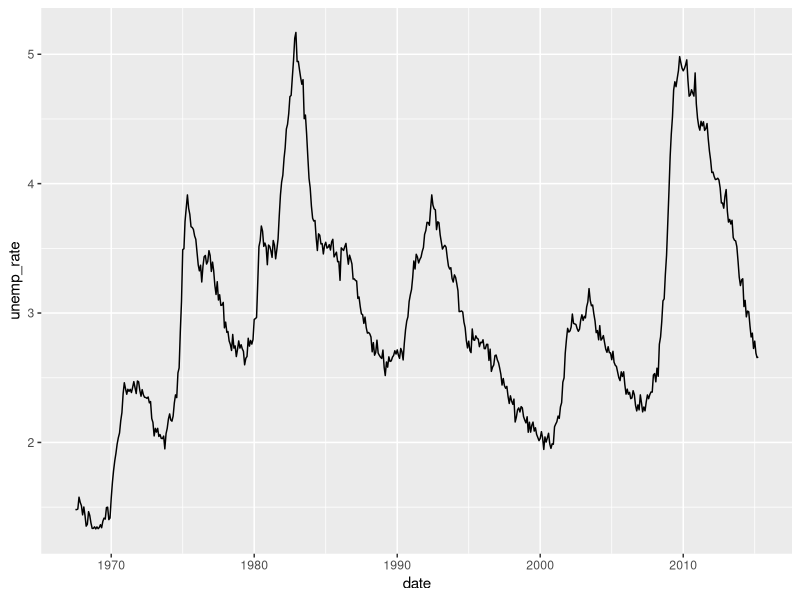
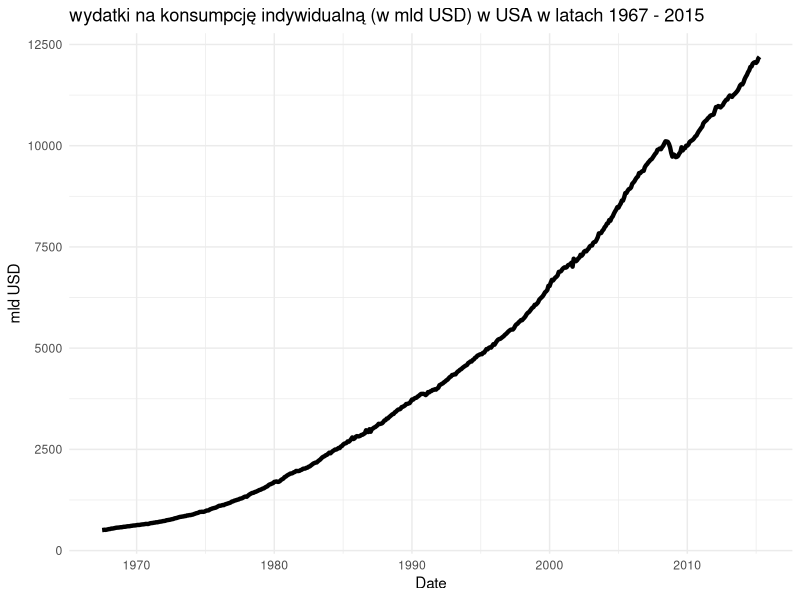
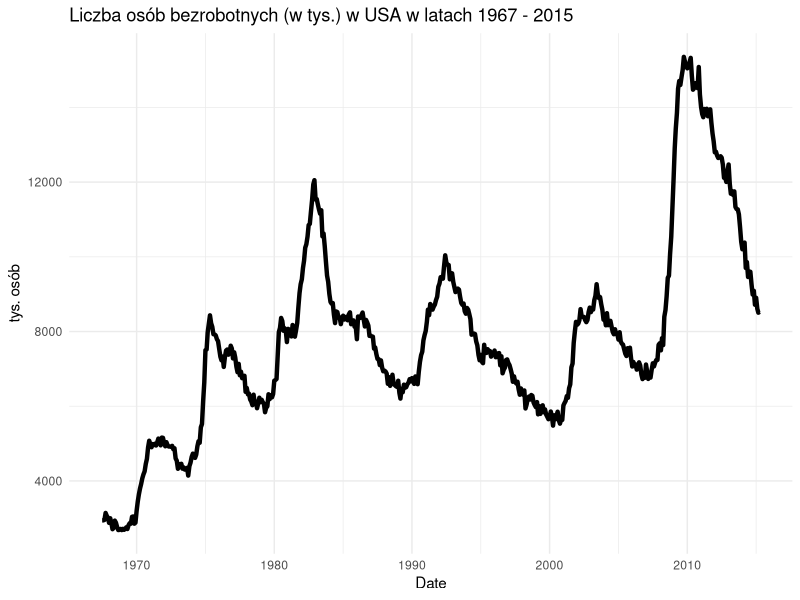
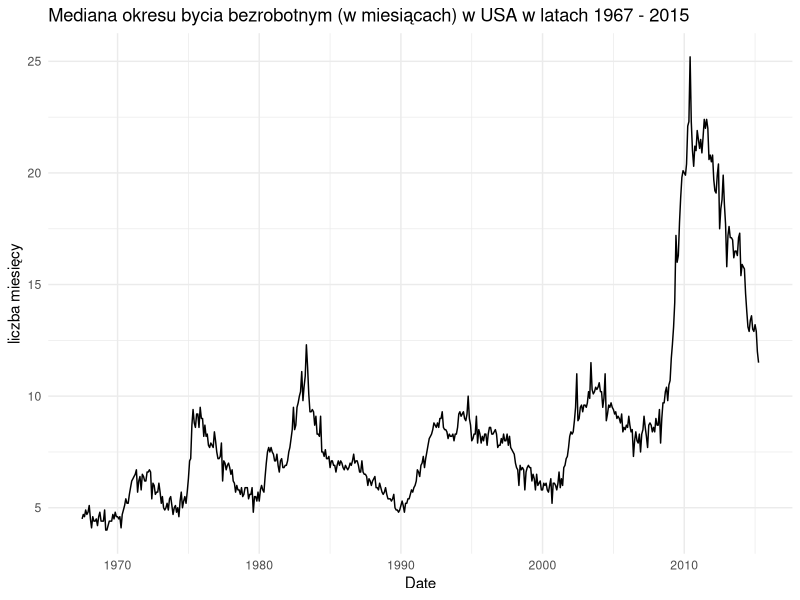
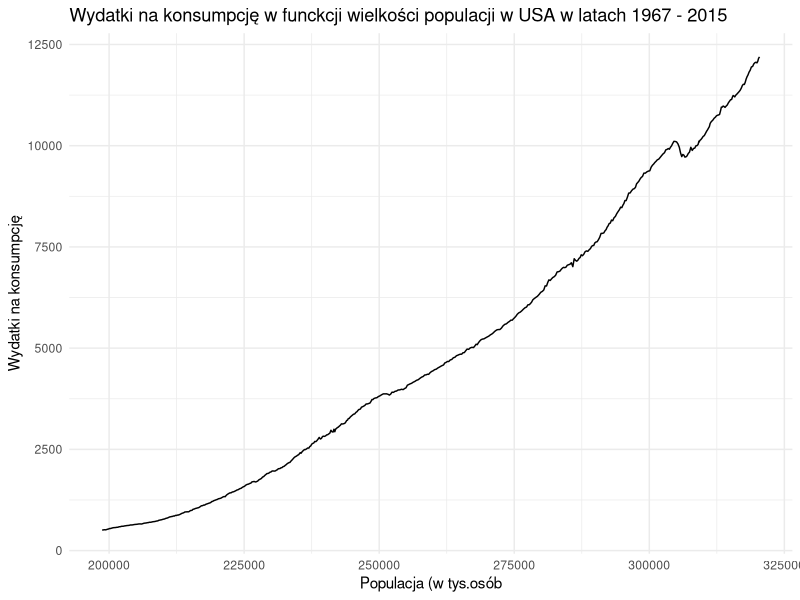
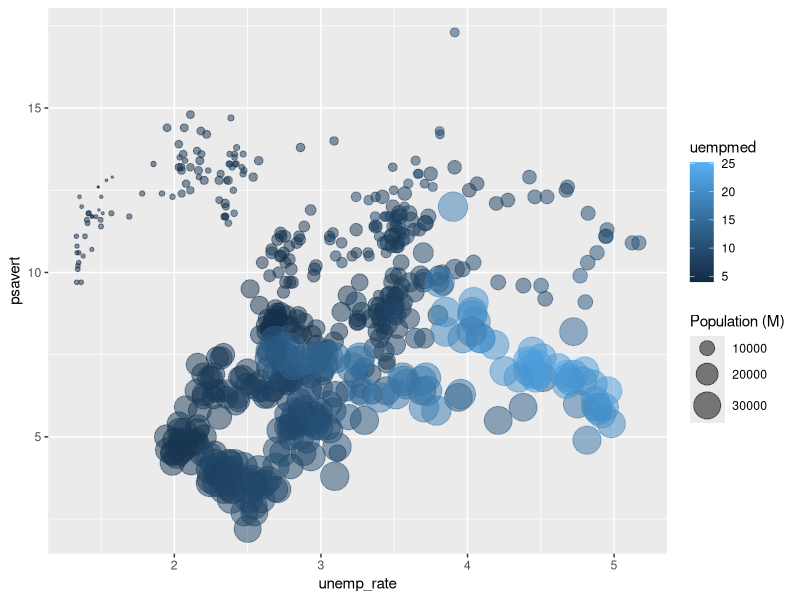

Source code (R) for these figures, in order:
## ---- chunk 1

#Wczytanie bibliotek
library(tidyverse)
library(ggplot2)


## ---- chunk 2

dataset <- economics %>% 
  mutate(unemp_rate = unemploy/pop*100, #stopa bezrobocia
         pce_rate = pce*1000000/pop)  # wydatki na mieszkańca w [tys. USD]

## ---- chunk 3
head(dataset)
## ---- chunk 4
# poziom bezrobocia
ggplot(dataset, aes(date, unemp_rate) ) + geom_line()
## ---- chunk 5

ggplot(dataset, aes(date, pce)) + geom_line(size=1.5)+
  xlab("Date")+ylab(("mld USD"))+
  ggtitle("wydatki na konsumpcję indywidualną (w mld USD) w USA w latach 1967 - 2015")+
  theme_minimal()

## ---- chunk 6
ggplot(dataset, aes(date, unemploy)) + geom_line(size=1.5)+
  xlab("Date")+ylab(("tys. osób"))+
  ggtitle("Liczba osób bezrobotnych (w tys.) w USA w latach 1967 - 2015")+
  theme_minimal()
## ---- chunk 7
ggplot(dataset, aes(date, uempmed)) + geom_line()+
  xlab("Date")+ylab(("liczba miesięcy"))+
  ggtitle("Mediana okresu bycia bezrobotnym (w miesiącach) w USA w latach 1967 - 2015")+
  theme_minimal()
## ---- chunk 8

ggplot(dataset, aes(pop, pce)) + geom_line()+
  xlab("Populacja (w tys.osób")+ylab(("Wydatki na konsumpcję"))+
  ggtitle("Wydatki na konsumpcję w funckcji wielkości populacji w USA w latach 1967 - 2015")+
  theme_minimal()
## ---- chunk 9

# lag, diff - wyznaczyć jakąś dynamikę?


ggplot(dataset, aes(unemp_rate , psavert, size= pce_rate, color=uempmed) ) + 
  geom_point(alpha=0.5)+
scale_size(range = c(0.3, 10), name="Population (M)") 


